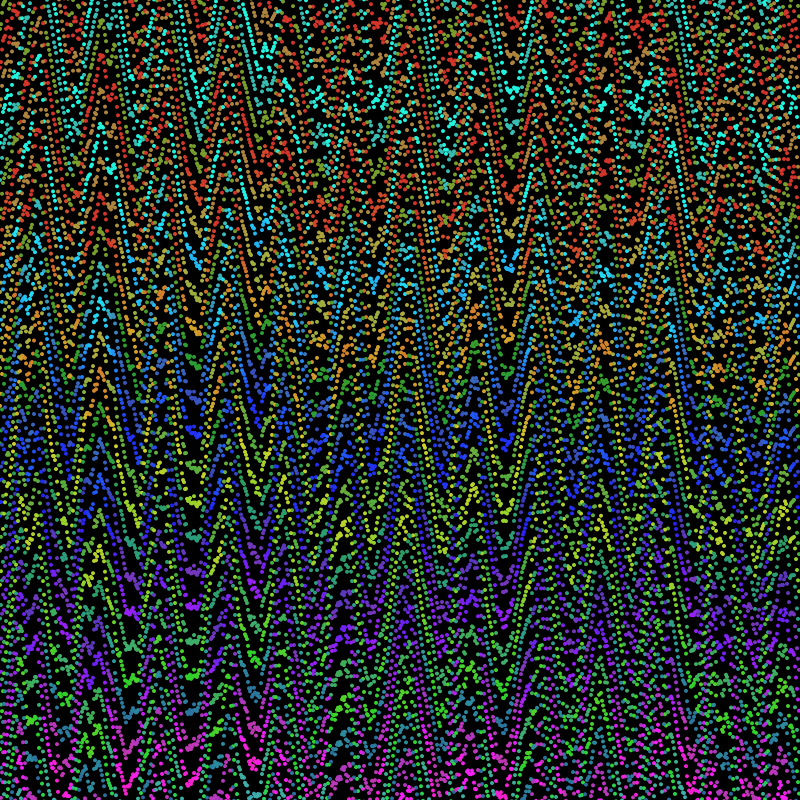
Frame 1 (no input)
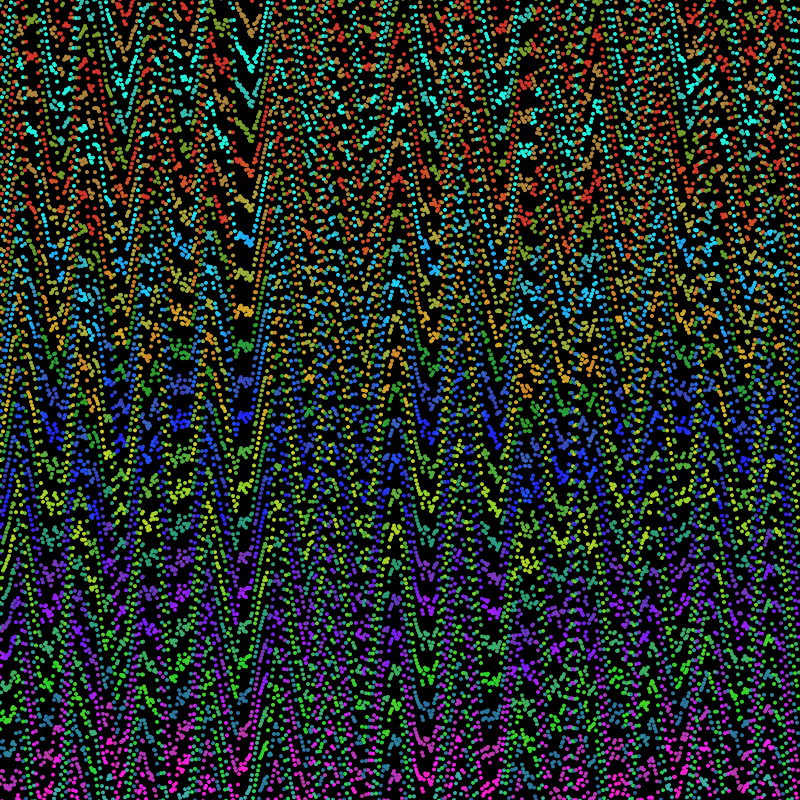
Frame 60 (the mouse pressed at the canvas centre just before this capture)
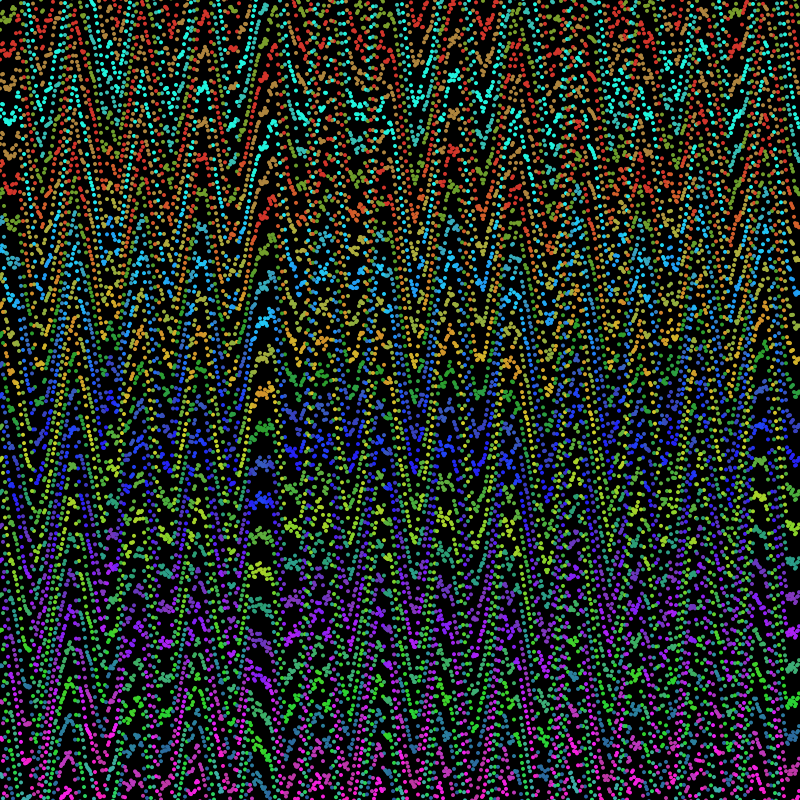
Frame 120 (the mouse held since frame 60 and released just before this capture)

The Processing sketch that drew these frames (run headless with seeded random() and noise(); from frame 60 on, the mouse is pressed at the canvas centre):

// Processing sketch: waveParticles
// ── waveParticles.pde
int waveCount, detail, timeShift, bgDraw;
float speed, frequency, amplitude, globalTime, chromaShift, yOffset, hueValue, hueOffset;
color[] palette;

void setup() {
  size(800, 800);
  palette = new color[5];
  generatePalette();
  colorMode(HSB, 360, 100, 100, 100);
  noStroke();
  waveCount = 12;  
  detail = 250;  
  speed = 0.02;
  frequency = 0.1;
  amplitude = 150;
  chromaShift = 50;
}

void draw() {
  globalTime += speed;
  if (bgDraw % 2 == 0) background(0);
  for(int i = -10; i < waveCount + 10; i++) {
    yOffset = map(i, -10, waveCount + 10, -height * 0.2, height * 1.2); // Ensure full coverage
    hueOffset = (globalTime * 5 + i * 15) % 360; // Scale hue correctly
    color waveColor = palette[abs(i) % palette.length];
    for(int x = 0; x < width; x++) {
      float nx = x * frequency;
      float t = globalTime + i * 0.05 + noise(x * 0.005, i * 0.02, timeShift * 0.001) * 2;
      float y = yOffset + sin(nx + t) * amplitude * noise(nx, t * 0.1) * 1.5;   
      hueValue = (hueOffset + sin(nx + t) * 50) % 360;
      fill(lerpColor(waveColor, color(hueValue, 100, 100), 0.5));
      ellipse(x, y, 4, 4);
    }
  }
  timeShift++;
  if (frameCount % 300 == 0) generatePalette();
}

void keyPressed() {
  if (key == 'c') generatePalette();
  if (key == 's') speed *= -1; 
  if (key == 'w') waveCount = int(random(1, 20));
  if (key == 'f') frequency = random(0.001, 0.3);
  if (key == 'a') amplitude = random(30, 200);
  if (key == ' ') bgDraw++;
}

void generatePalette() {
  for(int i = 0; i < 5; i++) {
    palette[i] = color(random(360), random(50, 100), random(50, 100));
  }
}
